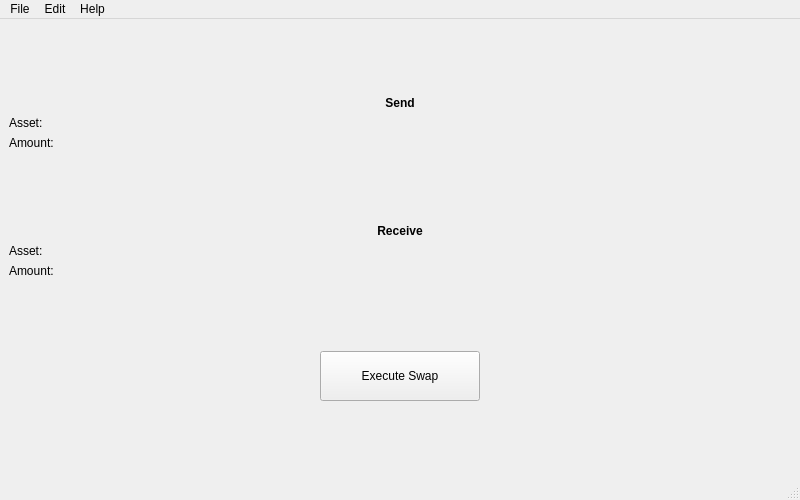
<?xml version="1.0" encoding="UTF-8"?>
<ui version="4.0">
 <class>FinalizeWindow</class>
 <widget class="QMainWindow" name="FinalizeWindow">
  <property name="geometry">
   <rect>
    <x>0</x>
    <y>0</y>
    <width>800</width>
    <height>500</height>
   </rect>
  </property>
  <property name="minimumSize">
   <size>
    <width>800</width>
    <height>500</height>
   </size>
  </property>
  <property name="windowTitle">
   <string>Liquid Asset Swap - Finalize a Swap [3/3]</string>
  </property>
  <widget class="QWidget" name="centralwidget">
   <layout class="QGridLayout" name="gridLayout">
    <item row="0" column="0">
     <layout class="QVBoxLayout" name="verticalLayoutMain">
      <item>
       <spacer name="verticalSpacer1">
        <property name="orientation">
         <enum>Qt::Vertical</enum>
        </property>
        <property name="sizeType">
         <enum>QSizePolicy::Expanding</enum>
        </property>
        <property name="sizeHint" stdset="0">
         <size>
          <width>20</width>
          <height>40</height>
         </size>
        </property>
       </spacer>
      </item>
      <item>
       <layout class="QVBoxLayout" name="verticalLayoutProposer">
        <item>
         <widget class="QLabel" name="labelProposerTitle">
          <property name="font">
           <font>
            <weight>75</weight>
            <bold>true</bold>
           </font>
          </property>
          <property name="text">
           <string>Send</string>
          </property>
          <property name="alignment">
           <set>Qt::AlignCenter</set>
          </property>
         </widget>
        </item>
        <item>
         <layout class="QGridLayout" name="gridLayoutProposer">
          <item row="0" column="0">
           <widget class="QLabel" name="labelProposerAsset">
            <property name="text">
             <string>Asset:</string>
            </property>
           </widget>
          </item>
          <item row="0" column="1">
           <widget class="QLabel" name="labelProposerAssetValue">
            <property name="sizePolicy">
             <sizepolicy hsizetype="Expanding" vsizetype="Preferred">
              <horstretch>0</horstretch>
              <verstretch>0</verstretch>
             </sizepolicy>
            </property>
            <property name="text">
             <string/>
            </property>
            <property name="textInteractionFlags">
             <set>Qt::TextBrowserInteraction</set>
            </property>
           </widget>
          </item>
          <item row="1" column="1">
           <widget class="QLabel" name="labelProposerAmountValue">
            <property name="text">
             <string/>
            </property>
            <property name="alignment">
             <set>Qt::AlignLeading|Qt::AlignLeft|Qt::AlignVCenter</set>
            </property>
            <property name="textInteractionFlags">
             <set>Qt::TextBrowserInteraction</set>
            </property>
           </widget>
          </item>
          <item row="1" column="0">
           <widget class="QLabel" name="labelProposerAmount">
            <property name="text">
             <string>Amount:</string>
            </property>
           </widget>
          </item>
         </layout>
        </item>
       </layout>
      </item>
      <item>
       <spacer name="verticalSpacer2">
        <property name="orientation">
         <enum>Qt::Vertical</enum>
        </property>
        <property name="sizeType">
         <enum>QSizePolicy::Expanding</enum>
        </property>
        <property name="sizeHint" stdset="0">
         <size>
          <width>20</width>
          <height>40</height>
         </size>
        </property>
       </spacer>
      </item>
      <item>
       <layout class="QVBoxLayout" name="verticalLayoutReceiver">
        <item>
         <widget class="QLabel" name="labelReceiverTitle">
          <property name="font">
           <font>
            <weight>75</weight>
            <bold>true</bold>
           </font>
          </property>
          <property name="text">
           <string>Receive</string>
          </property>
          <property name="alignment">
           <set>Qt::AlignCenter</set>
          </property>
         </widget>
        </item>
        <item>
         <layout class="QGridLayout" name="gridLayoutReceiver">
          <item row="0" column="0">
           <widget class="QLabel" name="labelReceiverAsset">
            <property name="text">
             <string>Asset:</string>
            </property>
           </widget>
          </item>
          <item row="1" column="0">
           <widget class="QLabel" name="labelReceiverAmount">
            <property name="text">
             <string>Amount:</string>
            </property>
           </widget>
          </item>
          <item row="0" column="1">
           <widget class="QLabel" name="labelReceiverAssetValue">
            <property name="sizePolicy">
             <sizepolicy hsizetype="Expanding" vsizetype="Preferred">
              <horstretch>0</horstretch>
              <verstretch>0</verstretch>
             </sizepolicy>
            </property>
            <property name="text">
             <string/>
            </property>
            <property name="textInteractionFlags">
             <set>Qt::TextBrowserInteraction</set>
            </property>
           </widget>
          </item>
          <item row="1" column="1">
           <widget class="QLabel" name="labelReceiverAmountValue">
            <property name="text">
             <string/>
            </property>
            <property name="alignment">
             <set>Qt::AlignLeading|Qt::AlignLeft|Qt::AlignVCenter</set>
            </property>
            <property name="textInteractionFlags">
             <set>Qt::TextBrowserInteraction</set>
            </property>
           </widget>
          </item>
         </layout>
        </item>
       </layout>
      </item>
      <item>
       <spacer name="verticalSpacer3">
        <property name="orientation">
         <enum>Qt::Vertical</enum>
        </property>
        <property name="sizeType">
         <enum>QSizePolicy::Expanding</enum>
        </property>
        <property name="sizeHint" stdset="0">
         <size>
          <width>20</width>
          <height>40</height>
         </size>
        </property>
       </spacer>
      </item>
      <item>
       <layout class="QHBoxLayout" name="horizontalLayout">
        <item>
         <spacer name="horizontalSpacer1">
          <property name="orientation">
           <enum>Qt::Horizontal</enum>
          </property>
          <property name="sizeType">
           <enum>QSizePolicy::Expanding</enum>
          </property>
          <property name="sizeHint" stdset="0">
           <size>
            <width>40</width>
            <height>20</height>
           </size>
          </property>
         </spacer>
        </item>
        <item>
         <layout class="QVBoxLayout" name="verticalLayoutButton">
          <item>
           <widget class="QPushButton" name="buttonExecute">
            <property name="minimumSize">
             <size>
              <width>160</width>
              <height>50</height>
             </size>
            </property>
            <property name="statusTip">
             <string>Sign and broadcast the swap transaction.</string>
            </property>
            <property name="text">
             <string>Execute Swap</string>
            </property>
           </widget>
          </item>
         </layout>
        </item>
        <item>
         <spacer name="horizontalSpacer2">
          <property name="orientation">
           <enum>Qt::Horizontal</enum>
          </property>
          <property name="sizeType">
           <enum>QSizePolicy::Expanding</enum>
          </property>
          <property name="sizeHint" stdset="0">
           <size>
            <width>40</width>
            <height>20</height>
           </size>
          </property>
         </spacer>
        </item>
       </layout>
      </item>
      <item>
       <spacer name="verticalSpacer4">
        <property name="orientation">
         <enum>Qt::Vertical</enum>
        </property>
        <property name="sizeHint" stdset="0">
         <size>
          <width>20</width>
          <height>40</height>
         </size>
        </property>
       </spacer>
      </item>
     </layout>
    </item>
   </layout>
  </widget>
  <widget class="QStatusBar" name="statusbar"/>
  <widget class="QMenuBar" name="menuBar">
   <property name="geometry">
    <rect>
     <x>0</x>
     <y>0</y>
     <width>800</width>
     <height>22</height>
    </rect>
   </property>
   <widget class="QMenu" name="menuFile">
    <property name="title">
     <string>File</string>
    </property>
    <addaction name="actionNew"/>
    <addaction name="separator"/>
    <addaction name="actionExit"/>
   </widget>
   <widget class="QMenu" name="menuEdit">
    <property name="title">
     <string>Edit</string>
    </property>
    <widget class="QMenu" name="menuAuthentication">
     <property name="title">
      <string>Authentication</string>
     </property>
     <addaction name="actionConf"/>
     <addaction name="actionURL"/>
    </widget>
    <addaction name="menuAuthentication"/>
   </widget>
   <widget class="QMenu" name="menuHelp">
    <property name="title">
     <string>Help</string>
    </property>
    <addaction name="actionAbout"/>
   </widget>
   <addaction name="menuFile"/>
   <addaction name="menuEdit"/>
   <addaction name="menuHelp"/>
  </widget>
  <action name="actionNew">
   <property name="text">
    <string>Start Over</string>
   </property>
   <property name="shortcut">
    <string>Ctrl+N</string>
   </property>
  </action>
  <action name="actionExit">
   <property name="text">
    <string>Exit</string>
   </property>
   <property name="shortcut">
    <string>Ctrl+Q</string>
   </property>
  </action>
  <action name="actionAbout">
   <property name="text">
    <string>About</string>
   </property>
   <property name="shortcut">
    <string>Ctrl+H</string>
   </property>
  </action>
  <action name="actionConf">
   <property name="enabled">
    <bool>false</bool>
   </property>
   <property name="text">
    <string>Specify liquid.conf…</string>
   </property>
   <property name="shortcut">
    <string>Ctrl+Shift+C</string>
   </property>
  </action>
  <action name="actionURL">
   <property name="enabled">
    <bool>false</bool>
   </property>
   <property name="text">
    <string>Liquid Node URL…</string>
   </property>
   <property name="shortcut">
    <string>Ctrl+Shift+U</string>
   </property>
  </action>
 </widget>
 <resources/>
 <connections/>
</ui>
